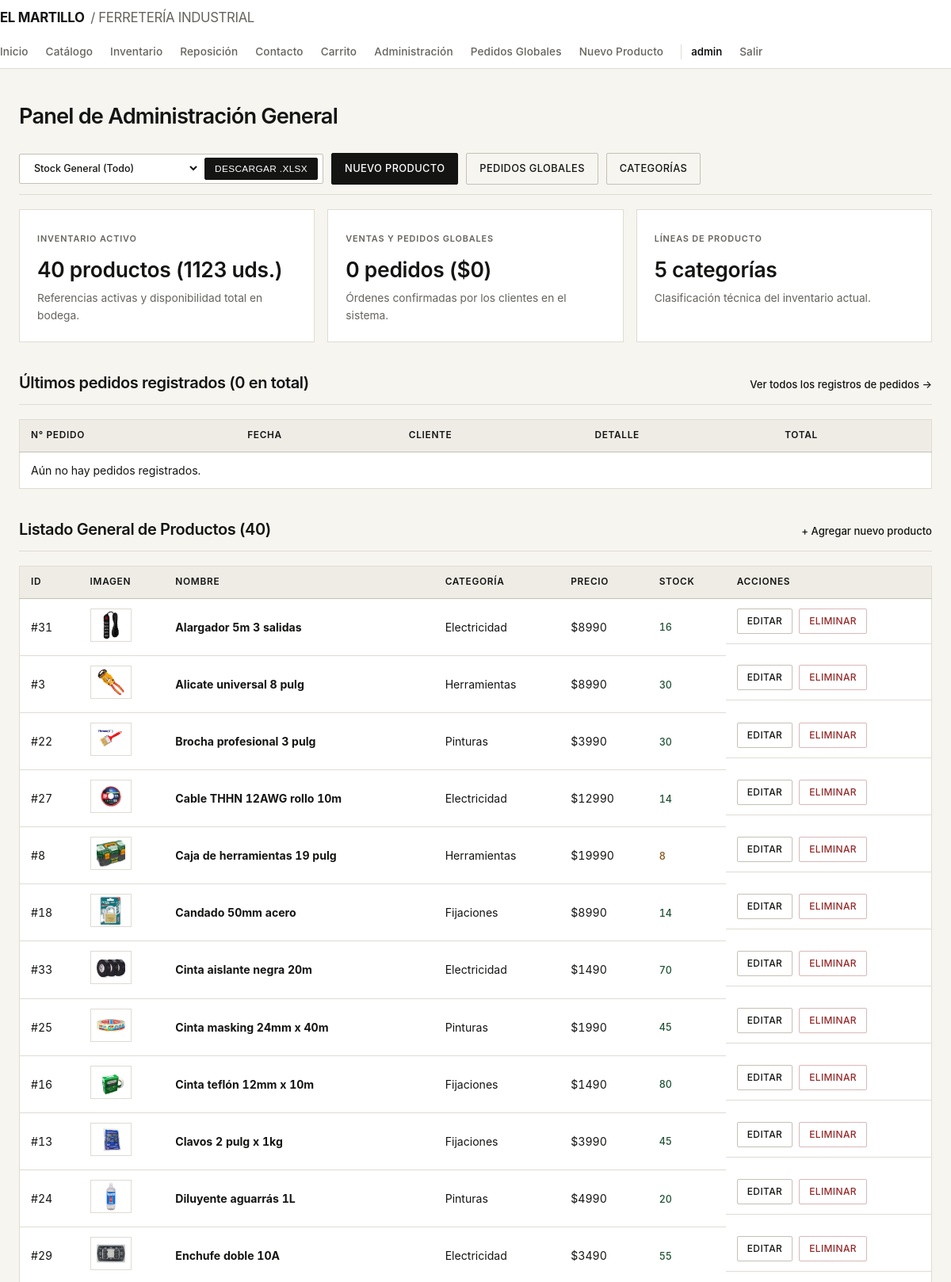
The page /panel/ (signed in, upper part) on the database as committed earlier.
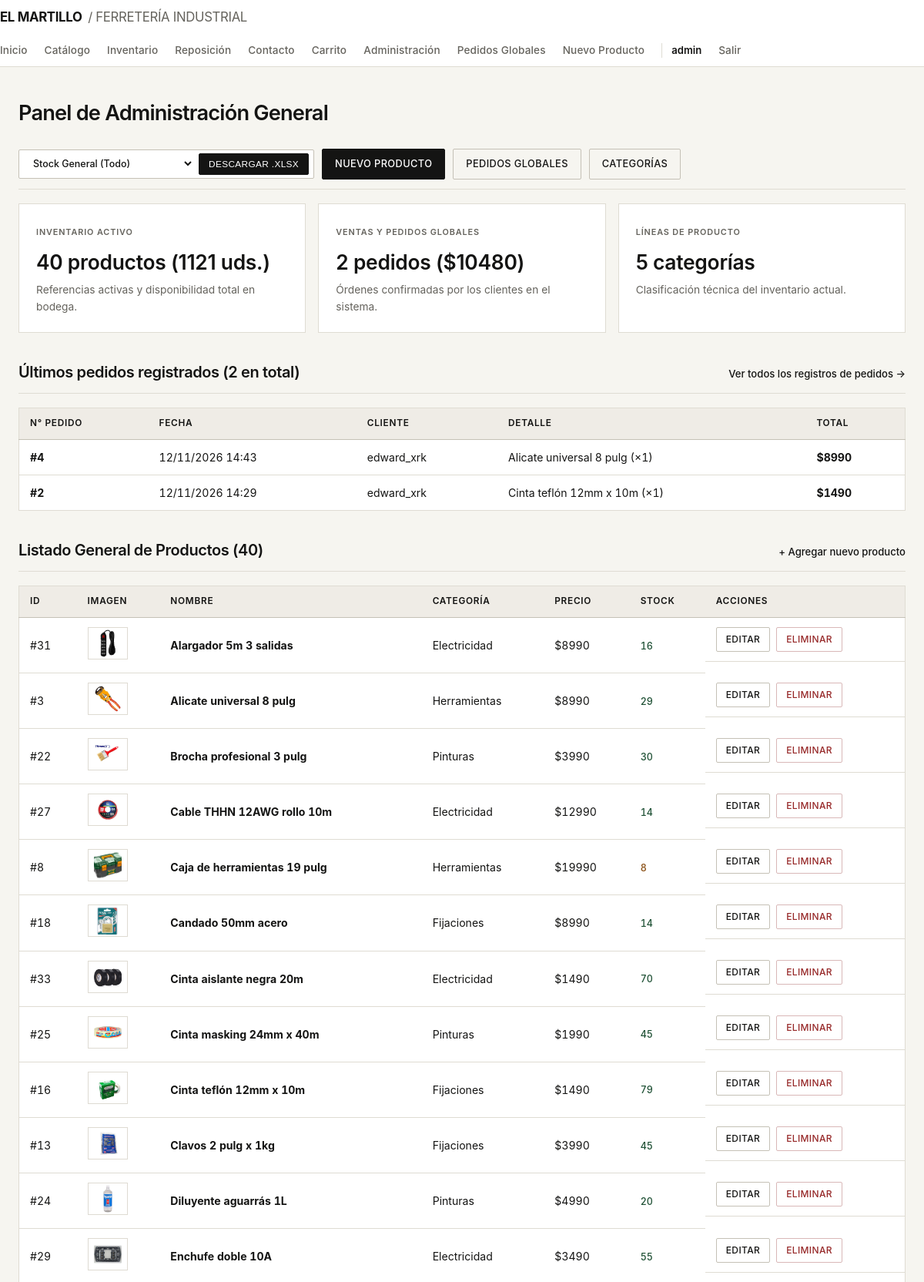
The same page on the database as committed later.
### productos/models.py (models this page shows, shortened)
class Producto(models.Model):
    nombre = models.CharField(max_length=120)
    descripcion = models.TextField(blank=True, default="")
    precio = models.PositiveIntegerField(help_text="Precio en CLP")
    stock = models.PositiveIntegerField(default=0)
    imagen = models.CharField(
        max_length=255,
        blank=True,
        default="/static/img/productos/default.jpg",
        help_text="Ruta o URL de la imagen del producto"
    )
    categoria = models.ForeignKey(
        Categoria,
        on_delete=models.SET_NULL,
        null=True,
        blank=True,
        related_name="productos"
    )
    class Meta:
        ordering = ["nombre"]

class Categoria(models.Model):
    nombre = models.CharField(max_length=80, unique=True)
    descripcion = models.TextField(blank=True, default="")
    class Meta:
        ordering = ["nombre"]
        verbose_name_plural = "categorías"

class Pedido(models.Model):
    usuario = models.ForeignKey(User, on_delete=models.CASCADE, related_name="pedidos")
    fecha = models.DateTimeField(auto_now_add=True)
    total = models.PositiveIntegerField(default=0)
    class Meta:
        ordering = ["-fecha"]

class DetallePedido(models.Model):
    pedido = models.ForeignKey(Pedido, on_delete=models.CASCADE, related_name="detalles")
    producto = models.ForeignKey(Producto, on_delete=models.SET_NULL, null=True)
    nombre_producto = models.CharField(max_length=120, default="")
    cantidad = models.PositiveIntegerField(default=1)
    precio_unitario = models.PositiveIntegerField(default=0)

### productos/views.py (the view)
# urls.py: path("panel/", views.panel_admin, name="panel_admin"),
@user_passes_test(es_admin)
def panel_admin(request):
    productos = Producto.objects.select_related("categoria").all()
    categorias = Categoria.objects.annotate(total_prod=Count("productos")).all()
    pedidos_recientes = Pedido.objects.select_related("usuario").prefetch_related("detalles").all()[:5]
    totales_ventas = Pedido.objects.aggregate(
        total_pedidos=Count("id"),
        ingresos_totales=Sum("total"),
    )
    totales_stock = Producto.objects.aggregate(
        suma_stock=Sum("stock"),
    )
    _, _, cart_count = calcular_detalle_carrito(obtener_carrito(request))
    contexto = {
        "productos": productos,
        "categorias": categorias,
        "pedidos_recientes": pedidos_recientes,
        "total_pedidos": totales_ventas["total_pedidos"] or 0,
        "ingresos_totales": totales_ventas["ingresos_totales"] or 0,
        "suma_stock": totales_stock["suma_stock"] or 0,
        "cart_count": cart_count,
    }
    return render(request, "admin_panel.html", contexto)

### productos/views.py (called while the page is built, shortened)
def es_admin(user):
    return user.is_authenticated and user.is_staff

def obtener_carrito(request):
    return request.session.get("carrito", {})

def calcular_detalle_carrito(carrito):
    items = []
    total = 0
    cantidad_total = 0
    return items, total, cantidad_total

### templates/admin_panel.html (shortened to what this page needs)
{% extends "base.html" %}
{% block content %}
<div class="sec-head" style="margin-top: 0;">
  <h1>Panel de Administración General</h1>
  <div style="display: flex; gap: 10px; align-items: center; flex-wrap: wrap;">
    <form class="excel-bar" method="get" action="{% url 'descargar_excel' %}">
      <select name="seccion">
        <option value="stock_general">Stock General (Todo)</option>
      </select>
      <button type="submit">Descargar .xlsx</button>
    </form>
    <a class="btn" href="{% url 'producto_crear' %}">Nuevo producto</a>
    <a class="btn ghost" href="{% url 'pedidos_admin' %}">Pedidos globales</a>
    <a class="btn ghost" href="{% url 'categorias_admin' %}">Categorías</a>
  </div>
</div>
<section class="feature-grid" style="margin-top: 18px;">
  <article class="feature-card">
    <span class="cat">Inventario Activo</span>
    <h3 style="font-size: 1.65rem; margin: 6px 0;">{{ productos|length }} productos ({{ suma_stock }} uds.)</h3>
    <p>Referencias activas y disponibilidad total en bodega.</p>
  </article>
  <article class="feature-card">
    <span class="cat">Ventas y Pedidos Globales</span>
    <h3 style="font-size: 1.65rem; margin: 6px 0;">{{ total_pedidos }} pedidos (${{ ingresos_totales }})</h3>
    <p>Órdenes confirmadas por los clientes en el sistema.</p>
  </article>
  <article class="feature-card">
    <span class="cat">Líneas de Producto</span>
    <h3 style="font-size: 1.65rem; margin: 6px 0;">{{ categorias|length }} categorías</h3>
    <p>Clasificación técnica del inventario actual.</p>
  </article>
</section>
<div class="sec-head">
  <h2>Últimos pedidos registrados ({{ total_pedidos }} en total)</h2>
  <a href="{% url 'pedidos_admin' %}">Ver todos los registros de pedidos →</a>
</div>
<table class="table" style="margin-bottom: 36px;">
  <tr>
    <th>N° Pedido</th>
    <th>Fecha</th>
    <th>Cliente</th>
    <th>Detalle</th>
    <th>Total</th>
  </tr>
  {% for ped in pedidos_recientes %}
  <tr>
    <td><strong>#{{ ped.id }}</strong></td>
    <td>{{ ped.fecha|date:"d/m/Y H:i" }}</td>
    <td>{{ ped.usuario.username }}</td>
    <td>
      {% for d in ped.detalles.all %}
        <span>{{ d.nombre_producto }} (×{{ d.cantidad }}){% if not forloop.last %}, {% endif %}</span>
      {% endfor %}
    </td>
    <td><strong>${{ ped.total }}</strong></td>
  </tr>
  {% empty %}
  <tr>
    <td colspan="5">Aún no hay pedidos registrados.</td>
  </tr>
  {% endfor %}
</table>
<div class="sec-head">
  <h2>Listado General de Productos ({{ productos|length }})</h2>
  <a href="{% url 'producto_crear' %}">+ Agregar nuevo producto</a>
</div>
<table class="table">
  <tr>
    <th>ID</th>
    <th>Imagen</th>
    <th>Nombre</th>
    <th>Categoría</th>
    <th>Precio</th>
    <th>Stock</th>
    <th>Acciones</th>
  </tr>
  {% for p in productos %}
  <tr>
    <td>#{{ p.id }}</td>
    <td>
      <img src="{{ p.imagen|default:'/static/img/productos/default.jpg' }}" alt="{{ p.nombre }}" style="width: 52px; height: 42px; object-fit: contain; background: #fff; border: 1px solid #dedbd2; padding: 2px;">
    </td>
    <td><strong><a href="{% url 'detalle' p.id %}">{{ p.nombre }}</a></strong></td>
    <td>{{ p.categoria.nombre|default:"Sin categoría" }}</td>
    <td>${{ p.precio }}</td>
    <td>
      <span class="stock {% if p.stock == 0 %}out{% elif p.stock <= 10 %}low{% endif %}">
        {{ p.stock }}
      </span>
    </td>
    <td style="display: flex; gap: 8px; flex-wrap: wrap;">
      <a class="btn ghost" style="padding: 6px 12px; font-size: 0.75rem;" href="{% url 'producto_editar' p.id %}">Editar</a>
      <a class="btn danger" style="padding: 6px 12px; font-size: 0.75rem;" href="{% url 'producto_eliminar' p.id %}">Eliminar</a>
    </td>
  </tr>
  {% empty %}
  <tr>
    <td colspan="7">No hay productos registrados.</td>
  </tr>
  {% endfor %}
</table>
{% endblock %}

Rows that differ between the two databases and show on the page:
added Pedido: id "4", fecha "12/11/2026 14:43", usuario.username "edward_xrk", total "8990"
added DetallePedido: nombre_producto "Alicate universal 8 pulg", cantidad "1", shown under "4"
added Pedido: id "2", fecha "12/11/2026 14:29", usuario.username "edward_xrk", total "1490"
added DetallePedido: nombre_producto "Cinta teflón 12mm x 10m", cantidad "1", shown under "2"
changed Producto "Alicate universal 8 pulg": stock "30" → "29"
changed Producto "Cinta teflón 12mm x 10m": stock "80" → "79"
Other text that changed with them:
{{ suma_stock }}: "1123" → "1121"
{{ total_pedidos }}: "0" → "2"
{{ ingresos_totales }}: "0" → "10480"
text no longer shown: "Aún no hay pedidos registrados."
